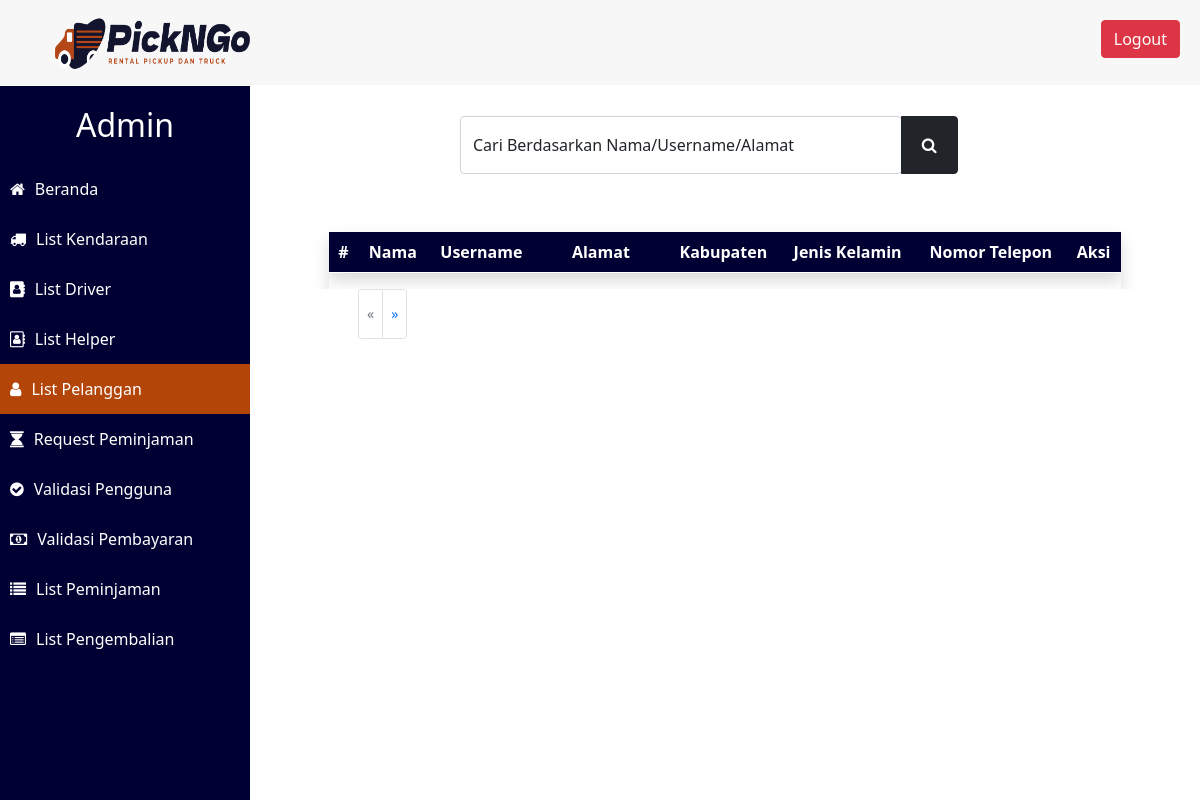
/Final_Project-Prak_Basdat/list_pelanggan_admin.php (signed in), run on an earlier commit of the app's database.
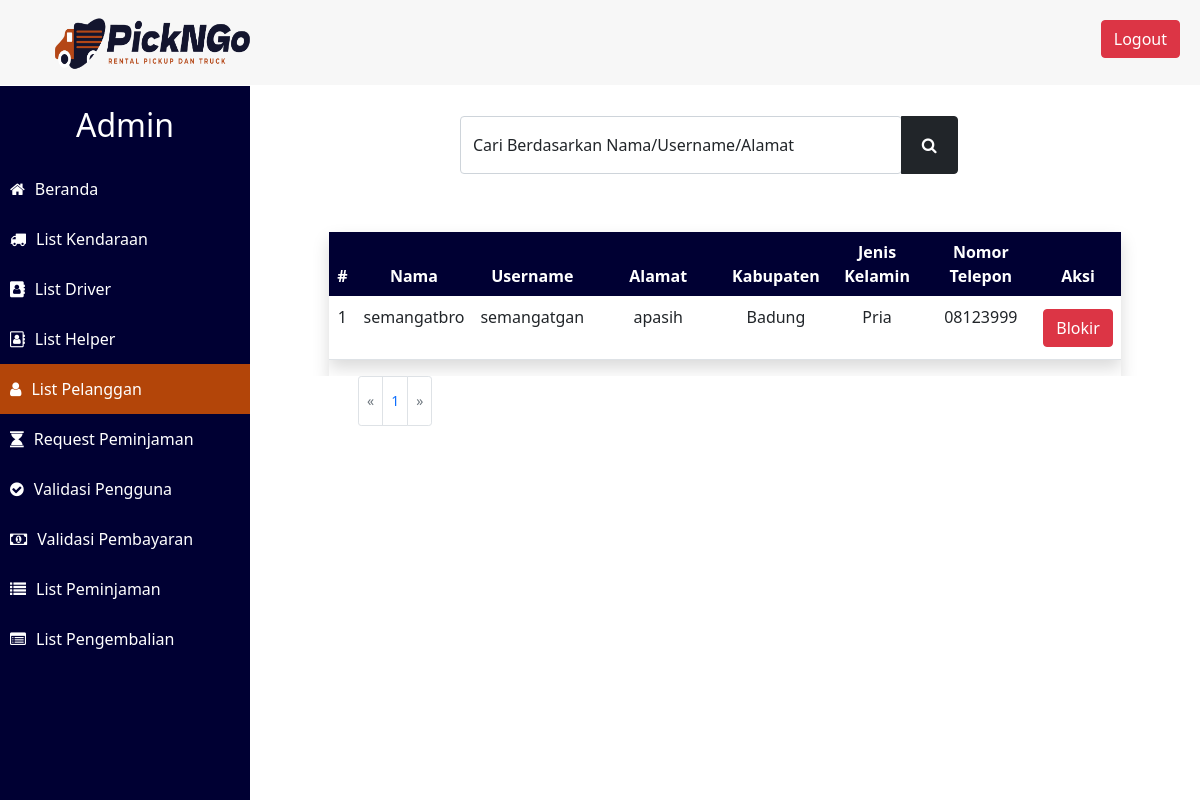
And on a later commit of the database.
### tables this page shows
CREATE TABLE `akun_pelanggan` (
  `ID_akun` int(11) NOT NULL,
  `username` varchar(20) NOT NULL,
  `password_pelanggan` varchar(255) NOT NULL,
  `status_akun` enum('valid','not valid','not verified') NOT NULL,
  `ID_pelanggan` int(11) NOT NULL
);

CREATE TABLE `pelanggan` (
  `ID_pelanggan` int(11) NOT NULL,
  `NIK` char(16) NOT NULL,
  `nama` varchar(30) NOT NULL,
  `alamat` varchar(75) NOT NULL,
  `kabupaten` varchar(20) NOT NULL,
  `jenis_kelamin` enum('Pria','Wanita') NOT NULL,
  `nomor_telepon` varchar(14) NOT NULL
);

### Final_Project-Prak_Basdat/functions.php (called while the page is built, shortened)
<?php
$conn = mysqli_connect("localhost", "root", "", "peminjaman_pickup_dan_truck_db");
function read($query) {
	global $conn;
	$result = mysqli_query($conn, $query);
	$records = [];
	while ($tuples = mysqli_fetch_assoc($result)) {
		$records[] = $tuples;
	}
	return $records;
}
?>

### Final_Project-Prak_Basdat/list_pelanggan_admin.php (the view, shortened to what the changed rows need)
<?php
	require 'functions.php';
  $jumlah_data_per_page = 10;
  $jumlah_data = read("SELECT COUNT(*) AS jumlah_data FROM pelanggan INNER JOIN akun_pelanggan ON pelanggan.ID_pelanggan = akun_pelanggan.ID_pelanggan WHERE status_akun = 'valid';");
  $jumlah_page = ceil($jumlah_data[0]["jumlah_data"]/$jumlah_data_per_page);
  if(isset($_GET["page_list_pelanggan"])) {
    $page_saat_ini = $_GET["page_list_pelanggan"];
  } else {
    $page_saat_ini = 1;
  }
  $batas_bawah = $jumlah_data_per_page*$page_saat_ini-$jumlah_data_per_page;
  $tuples = read("SELECT pelanggan.*, akun_pelanggan.ID_akun, akun_pelanggan.username FROM pelanggan INNER JOIN akun_pelanggan ON pelanggan.ID_pelanggan = akun_pelanggan.ID_pelanggan WHERE status_akun = 'valid' LIMIT $batas_bawah, $jumlah_data_per_page;");
?>
<!DOCTYPE html>
<html lang="en">
<head>
    <link rel="stylesheet" href="https://cdnjs.cloudflare.com/ajax/libs/font-awesome/4.7.0/css/font-awesome.min.css">
    <link href="https://cdn.jsdelivr.net/npm/bootstrap@5.0.0-beta3/dist/css/bootstrap.min.css" rel="stylesheet">
    <link rel="stylesheet" type="text/css" href="styling.css">
</head>
<body>
  	<div class="sidebar">
  		<h2> Admin </h2>
  	</div>
    <div class = "content">
        <div class="table-responsive mt-5 col-xxl-10 offset-xxl-1 col-lg-10 offset-lg-1 col-md-10 offset-md-1 col-sm-10 offset-sm-1 col-10 offset-1 shadow table-tuples">
            <table class="table shadow">
                <thead class = "text-center" style="background-color: #000033; color: white;">
                    <th>#</th>
                    <th>Nama</th>
                    <th>Username</th>
                    <th style="width: 16.66%">Alamat</th>
                    <th>Kabupaten</th>
                    <th>Jenis Kelamin</th>
                    <th>Nomor Telepon</th>
                    <th>Aksi</th>
                </thead>
                <tbody class="text-center">
                    <?php $counter = 0; ?>
                    <?php foreach ($tuples as $tuple): ?>
                    <?php $counter += 1;?>
                    <tr>
                        <td><?= $counter ?></td>
                        <td><?= $tuple["nama"] ?></td>
                        <td><?= $tuple["username"] ?></td>
                        <td><?= $tuple["alamat"] ?></td>
                        <td><?= $tuple["kabupaten"] ?></td>
                        <td><?= $tuple["jenis_kelamin"] ?></td>
                        <td><?= $tuple["nomor_telepon"] ?></td>
                        <td>
                        <a class="btn btn-danger mt-1 mb-1" href="#" role="button" onclick="blokir(<?= $tuple['ID_akun'] ?>)">Blokir</a></td>
                    </tr>
                    <?php endforeach; ?>
                </tbody>
            </table>
        </div>
        <div class="row mx-auto ms-5 ps-5">
        <nav aria-label="Page navigation example" class="pagination-button" style="background-color: white;">
          <ul class="pagination pagination-sm offset-xxl-4" style="background-color: white;">
            <?php for($i=1; $i<=$jumlah_page; $i++):?>
              <li class="page-item"><a class="page-link" href="list_pelanggan_admin.php?page_list_pelanggan=<?= $i; ?>"><?= $i ?></a></li>
            <?php endfor;?>
            <?php if($page_saat_ini == $jumlah_page): ?>
              <li class="page-item disabled">
                <a class="page-link" href="#" aria-label="Next">
                  <span aria-hidden="true">&raquo;</span>
                </a>
              </li>
            <?php else: ?>
              <li class="page-item">
                <a class="page-link" href="list_pelanggan_admin.php?page_list_pelanggan=<?= $page_saat_ini+1; ?>" aria-label="Next">
                  <span aria-hidden="true">&raquo;</span>
                </a>
              </li>
            <?php endif;?>
          </ul>
        </nav>
      </div>
    </div>
  </body>
</html>

What changed in the data, as far as the page shows it:
now on this page (row edited): akun_pelanggan: ID_pelanggan.nama "semangatbro", username "semangatgan", ID_pelanggan.alamat "apasih", ID_pelanggan.kabupaten "Badung", ID_pelanggan.jenis_kelamin "Pria", ID_pelanggan.nomor_telepon "08123999"
Also different on the page:
new list line: "1"
